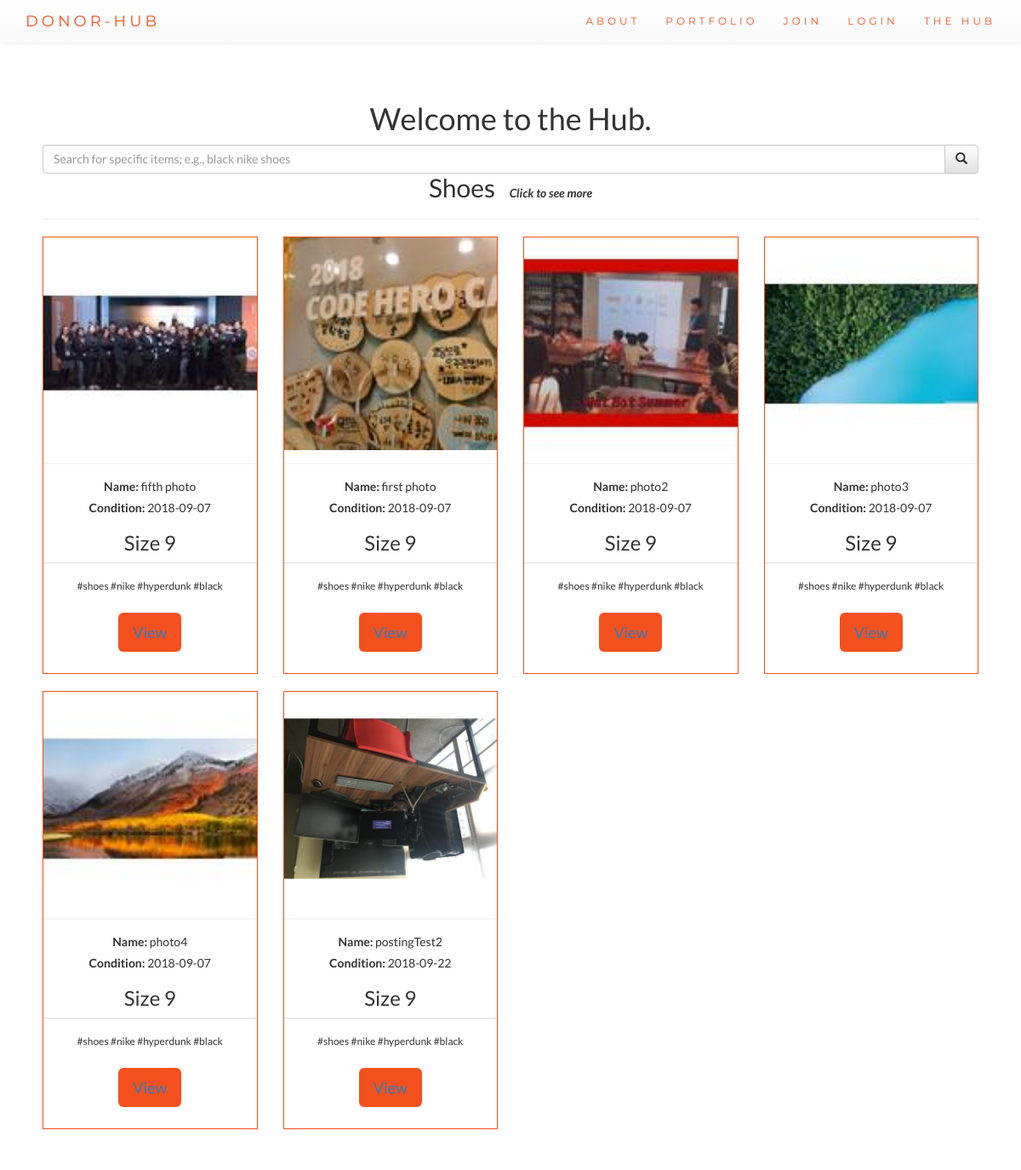
/photo/album/1/, run on the app's committed database.
### photo/models.py (models this page shows, shortened)
class Album(models.Model):
    name = models.CharField(max_length=50)
    description=models.CharField('One Line Description', max_length=100, blank=True)
    class Meta:
        ordering=['name']

class Photo(models.Model):
    album = models.ForeignKey(Album, on_delete=models.CASCADE)
    title = models.CharField(max_length=50)
    image = ThumbnailImageField(upload_to='photo/%Y/%M')
    description = models.TextField('Photo Description', blank=True)
    upload_date = models.DateTimeField('Upload Date', auto_now_add=True)
    class Meta:
        ordering=['title']
    def get_absolute_url(self):
        return reverse('photo:photo_detail', args=(self.id,))

### photo/views.py (the view)
# urls.py: url(r'^album/(?P<pk>\d+)/$', AlbumDV.as_view(), name='album_detail'),
class AlbumDV(DetailView):
    model = Album

### photo/fields.py (called while the page is built)
def _add_thumb(s):
    parts = s.split(".")
    parts.insert(-1, "thumb")
    if parts[-1].lower() not in ['jpeg', 'jpg']:
        parts[-1] = 'jpg'
    return ".".join(parts)

    def _get_thumb_url(self):
        return _add_thumb(self.url)

### photo/templates/photo/album_detail.html (shortened to what this page needs)
<!DOCTYPE html>
<html lang = "en">
    <head>
        <link rel="stylesheet" href="http://maxcdn.bootstrapcdn.com/bootstrap/3.3.7/css/bootstrap.min.css">
        <link rel="stylesheet" href="http://maxcdn.bootstrapcdn.com/bootstrap/3.3.7/css/bootstrap-theme.min.css">
    </head>
    <body id="myPage" data-spy="scroll" data-target=".navbar">
        <nav class="navbar navbar-default navbar-fixed-top">
            <div class="container">
                <div class="navbar-header">
                    <a class="navbar-brand" href="{% url 'mainpage_ex' %}">DONOR-HUB</a>
                </div>
                <div class="collapse navbar-collapse" id="myNavbar">
                    <ul class="nav navbar-nav navbar-right">
                        <li><a href="{% url 'mainpage_ex' %}">ABOUT</a></li>
                        <li><a href="{% url 'mainpage_ex' %}">PORTFOLIO</a></li>
                        {% if user.is.active %}
                        <li><a href="{% url 'password_change' %}">Change Password</a></li>
                        <li><a href="{% url 'logout' %}">LOGOUT</a></li>
                        {% else %}
                        <li><a href="{% url 'register' %}">JOIN</a></li>
                        <li><a href="{% url 'login' %}">LOGIN</a></li>
                        {% endif %}
                        <li><a href="{% url 'photo:index' %}">THE HUB</a></li>
                    </ul>
                </div>
            </div>
        </nav>
        <div id="signup" class="container-fluid text-center">
            <br><br>
            <h1>Welcome to the Hub.</h1>
            <form action="/action_page.php">
                <div class="input-group">
                    <input type="text" class="form-control" placeholder="Search for specific items; e.g., black nike shoes  " name="search">
                    <div class="input-group-btn">
                        <button class="btn btn-default" type="submit"><i class="glyphicon glyphicon-search"></i></button>
                    </div>
                </div>
            </form>
            <div id="content">
                <h2 style="display:inline">{{ object.name }}</h2>
                &emsp;<b><i>{{ object.description }}</i></b>
                <hr>
                <div class="row">
                    {% for photo in object.photo_set.all %}
                    <div class="col-sm-3">
                        <div class = "panel panel-default text-center">
                            <div>
                                <a href="{{ photo.get_absolute_url }}">
                                    <img class="thumbnail" src="{{ photo.image.thumb_url }}" height="100%" width="100%">
                                </a>
                                <div class="caption">
                                    <h5><strong>Name: </strong> {{ photo.title }}</h5>
                                    <h5><strong>Condition: </strong> {{ photo.upload_date|date:"Y-m-d" }}</h5>
                                    <h3>Size 9</h3>
                                </div>
                            </div>
                            <div class = "panel-footer">
                                    <h6>#shoes #nike #hyperdunk #black</h6>
                                    <button class = "btn btn-lg"><a href="{{ photo.get_absolute_url }}">View</a></button>
                            </div>
                        </div>
                    </div>
                    {% endfor %}
                </div>
            </div>
        </div>
    </body>
</html>

### photo/templates/photo/album_detail.html (style rules this page uses)
.container-fluid { padding: 60px 50px }
.thumbnail { padding: 0 0 15px 0 ; border: none; border-radius: 0; }
.panel { border: 1px solid #f4511e; border-radius:0; transiti on: box-shadow 0.5s; }
.panel-footer { background-color: #fff !important; }
.panel-footer .btn { margin: 15px 0; background-color: #f4511e; color: #fff; }
.navbar { background-color: #fff; border: 0; font-size: 12px; letter-spacing: 4px; }
.navbar li a, .navbar .navbar-brand { color: #f4511e !important; }
body { font-family: Lato, sans-serif; }
.navbar { font-family: Montserrat, sans-serif; }

### data on the page
Album: name "Shoes", description "Click to see more"
Photo: shows a picture, title "fifth photo", upload_date "2018-09-07"
Photo: shows a picture, title "first photo", upload_date "2018-09-07"
Photo: shows a picture, title "photo2", upload_date "2018-09-07"
Photo: shows a picture, title "photo3", upload_date "2018-09-07"
Photo: shows a picture, title "photo4", upload_date "2018-09-07"
Photo: shows a picture, title "postingTest2", upload_date "2018-09-22"
